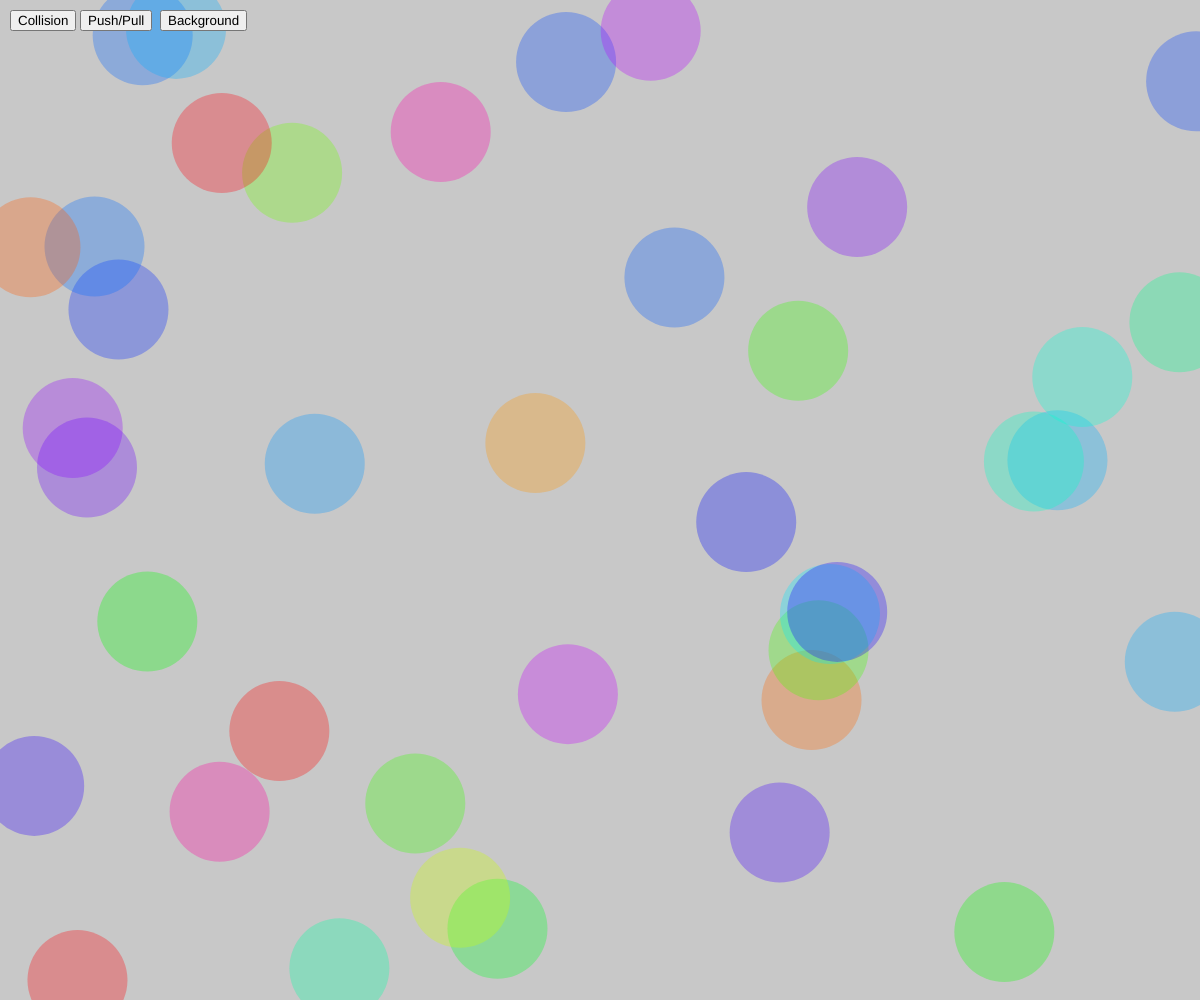
Frame 1 (no input)
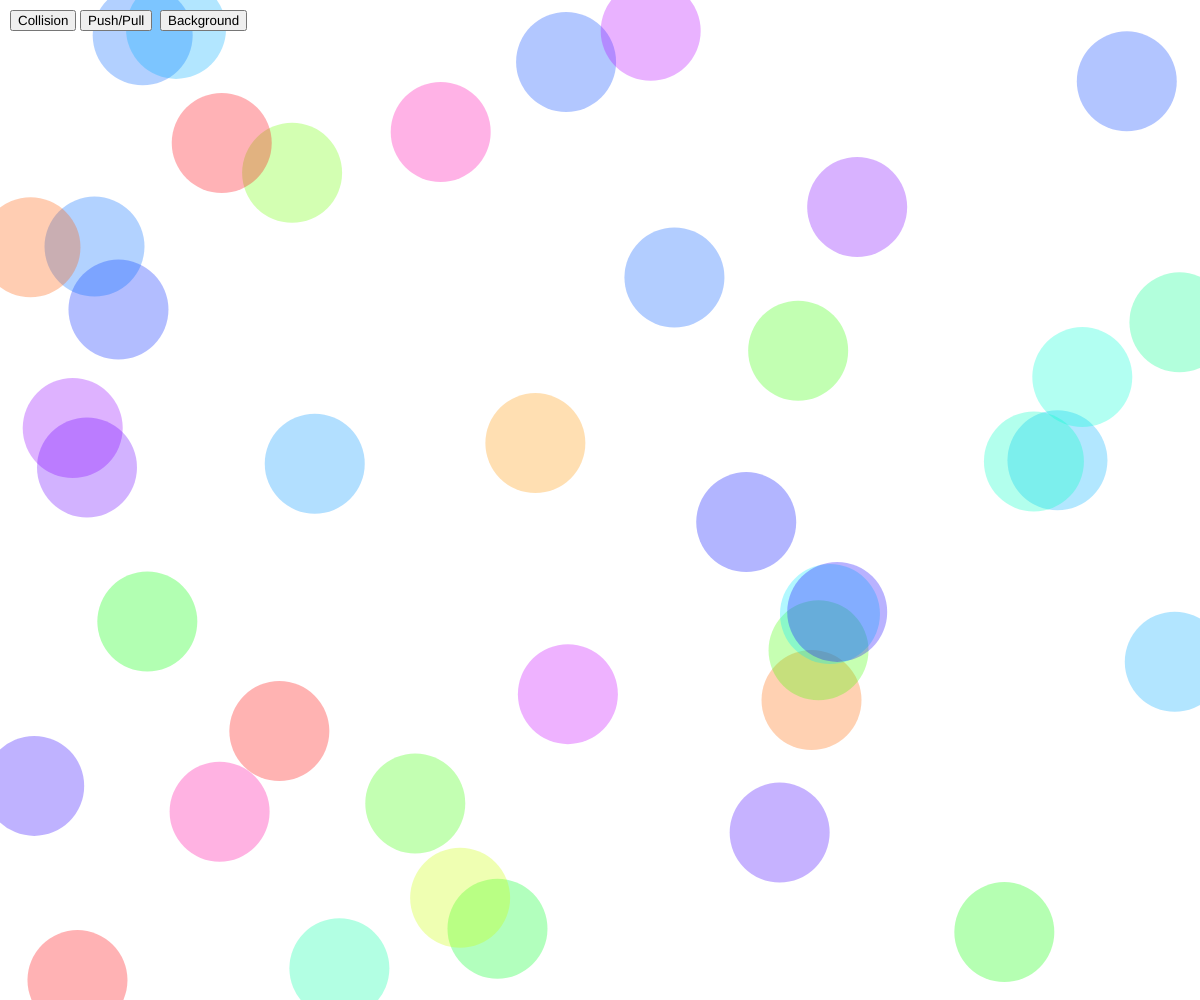
Frame 60 (no input)
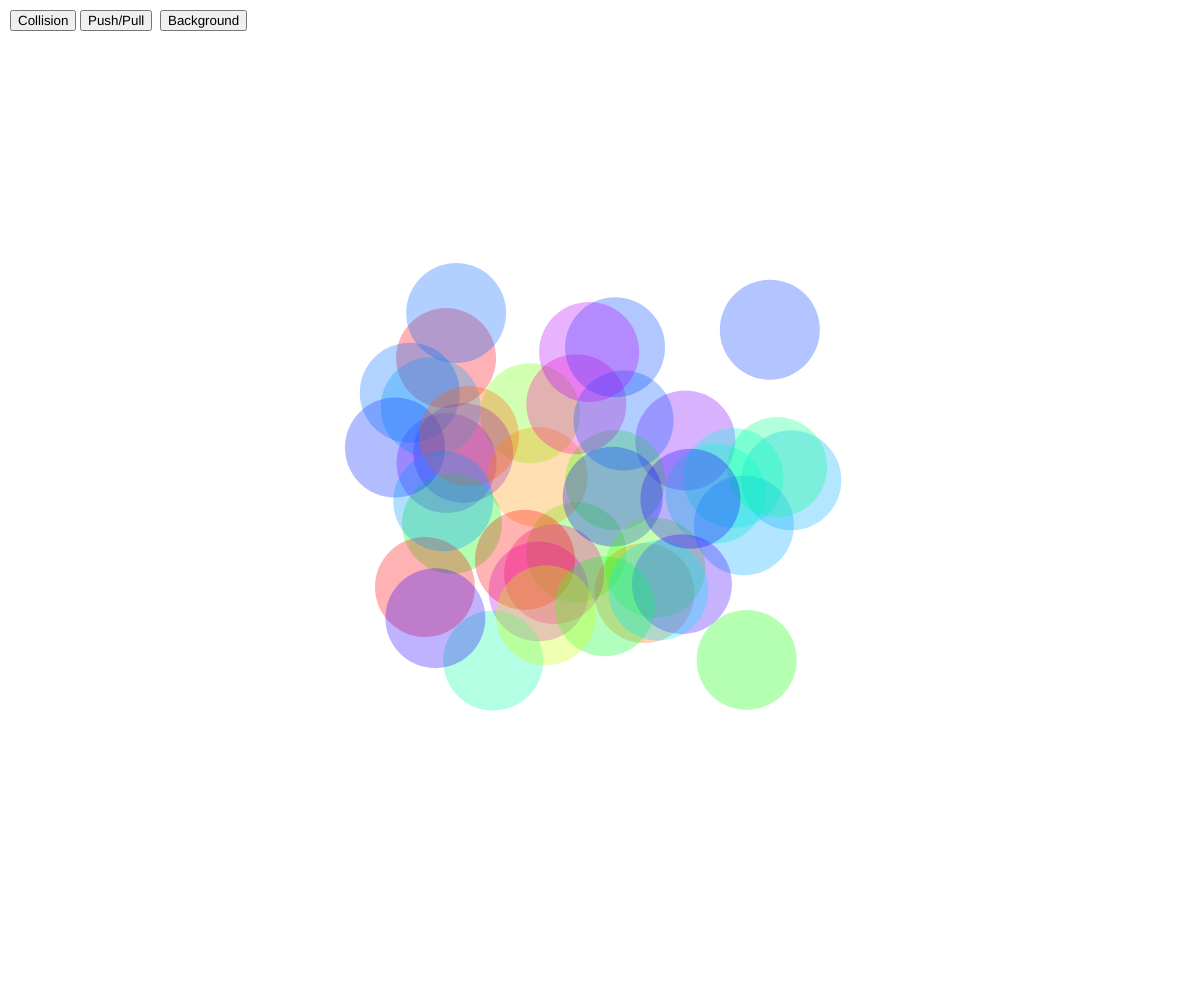
Frame 120 (the mouse pressed at the canvas centre since frame 60)

The p5.js sketch that drew these frames (run headless with seeded random() and noise() and a simulated clock; from frame 60 on, the mouse is pressed at the canvas centre):

// p5.js sketch
// ── sketch.js
let blob=[]
let numBlob=40
let size=100
let easing=50
let collisionButton, pushPullButton, backgroundButton, btOnOff1=false, btOnOff2=false, bgOnOff=true


function setup() {
  createCanvas(windowWidth, windowHeight);
  //creating blob objects equal to the value numBlob 
  for(let i=0; i<numBlob; i++){
    blob.push( new pushableBlob(random(width), random(height), size, random(360), i))
    
  }
  
  // creating the optional collison detector
  collisionButton=createButton('Collision')
  collisionButton.position(10,10)
  pushPullButton=createButton('Push/Pull')
  pushPullButton.position(80,10)
  backgroundButton=createButton('Background')
  backgroundButton.position(160, 10)
  //when collisionButton is pressed it will run the onOff function, allowing us to track states
  collisionButton.mousePressed(onOff1)
  pushPullButton.mousePressed(onOff2)
  backgroundButton.mousePressed(bgOnOffbt)
  
}

function draw() {
  if(bgOnOff){
  background(200)
  }
  // for each blob object it will run the following functions
  blob.forEach(function (bl){
    bl.update()
    bl.collision()
    bl.show()
    bl.move()
    bl.edge()
    // bl.textShow()
  })
  
  // noCursor()
  fill(0)
  // circle(mouseX, mouseY, 10)
}

//other method of changing the mode
function keyPressed(){
  if(key =="p"){
    onOff2()
  }
  if(key =="c"){
    onOff1()
  }
  if(key =="b"){
  bgOnOffbt()
}
  
}

//collision toggle
function onOff1(){
//  allowing on & off modes for collisionButton
  if(btOnOff1){
    btOnOff1=false
  } else{
    btOnOff1=true
  }
}

//push/pull toggle
function onOff2(){
//  allowing on & off modes for collisionButton
  if(btOnOff2){
    btOnOff2=false
  } else{
    btOnOff2=true
  }
}

// Background toggle
function bgOnOffbt(){
  if(bgOnOff){
    bgOnOff=false
  } else{
    bgOnOff=true
  }

}
  
class pushableBlob{
  constructor(x, y, s,c, n){
    this.x=x
    this.y=y
    this.s=s
    this.tx=x
    this.ty=y
    this.hover=false
    this.colX=undefined
    this.colY=undefined
    this.colN=0
    this.d=0
    this.r=0
    this.c=c
    this.num=n
  }
  // colX and colY are used as local variables that track the cords of the collision allowing the move() method to work with both mouse and other blobs
  
  //this will make the blob move away/towards the mouse,
   move(){
    if(this.hover){
      if(btOnOff2){  //pull/push mode
        this.r=(atan2(this.x-this.colX, this.y-this.colY))+PI/2
      } else{
          this.r=(atan2(this.x-this.colX, this.y-this.colY))-PI/2
      }
      let rotation = PI-this.r
      this.tx+= (cos(rotation))*50
      this.ty+= (sin(rotation))*50
    }

  }
  
  edge(){
    //makes them bounce off the edge by 50 pixels, means they won't get stuck
    if(this.x<=5){
      this.tx+=50
    }
    if(this.x>=width-5){
      this.tx-=50
    }
    if(this.y<=5){
      this.ty+=50
    }
    if(this.y>=height-5){
      this.ty-=50
    }
  }
  
   collision(){
     //checks if collision should be on or off
    if(btOnOff1){
      //checks the distance between itself and every other instance of a blob
       for(let i=0; i< numBlob; i++){
        let col=dist(this.x, this.y, blob[i].x, blob[i].y)
        if(col==0){
      
        } else if(col <= this.s){
          this.colX=blob[i].x
          this.colY=blob[i].y
          this.colN=[i]
          this.hover = true
          }
        
    }
    
  
  }
  }
  
  show(){
     colorMode(HSB)
  fill(this.c, 100, 100, 0.3)
  noStroke()
  ellipse(this.x, this.y, this.s)
    fill(0)
  }
  
  update(){
    //Adds easing and makes it so that if the mouse hovers over the blob hover turns true
    this.x+=(this.tx-this.x)/easing
    this.y+=(this.ty-this.y)/easing
    this.d=dist(this.x, this.y, mouseX, mouseY)
      this.colX=mouseX
      this.colY=mouseY
    this.hover = this.d < this.s/2
    
    if(mouseIsPressed){
      this.tx=random(width)
      this.ty=random(height)
    }
  }
  
  textShow(){
    textAlign(CENTER, CENTER)
    let selection = this.colN
    let number= this.num+blob[selection].num
    text(number, this.x, this.y)
    this.colN=0
  }
  
}
